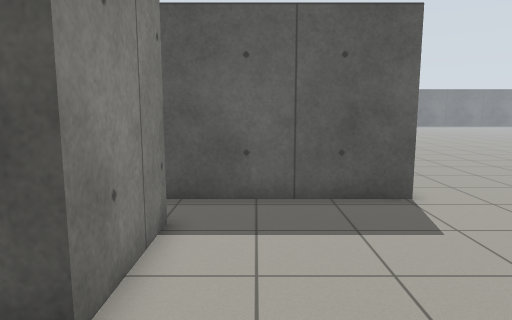
View 1 (above)

20 first-person views from a walk through a world built for the Gazebo simulator. The camera is 1.2 m above the floor, tilts 8° down and sees 70° across. The floor is counted in squares, 0.5 m on a side. Each view is taken from the middle of a square. On the plan, view 1 faces up. The plan holds only what a view shows up to about 20 squares ahead; the rest is blank. The place goes on beyond the plan.

View 2
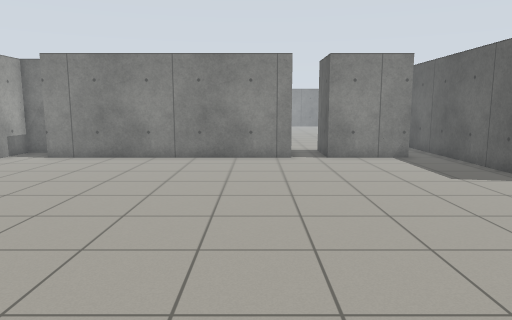

View 3
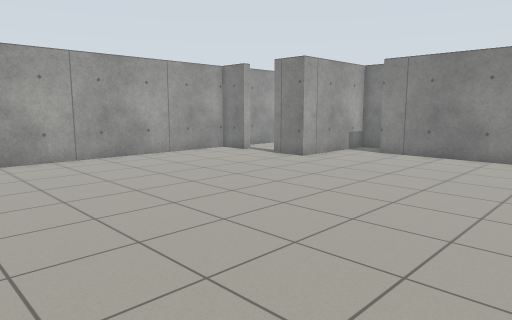

View 4
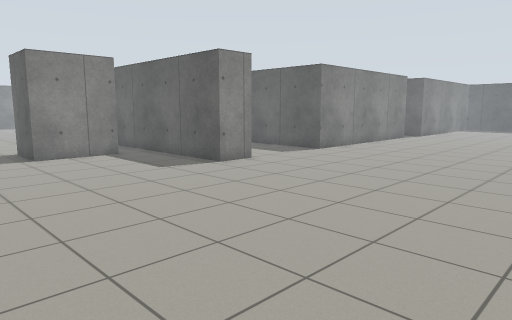

View 5
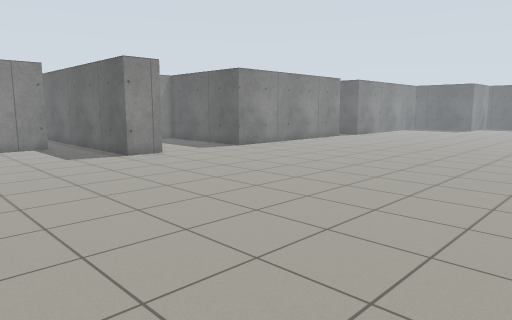

View 6
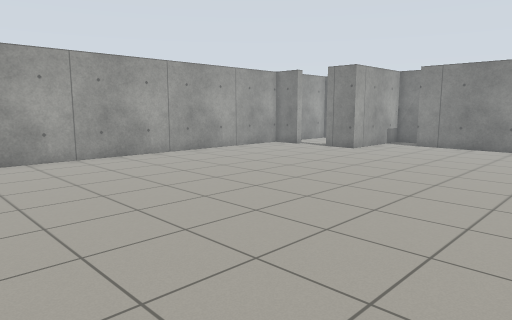

View 7
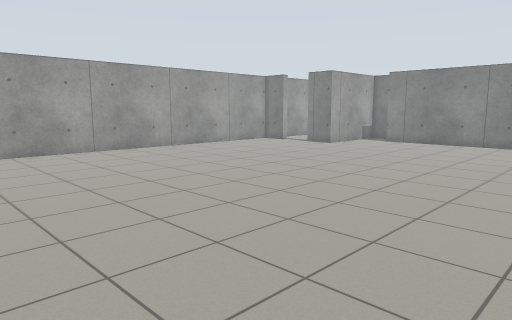

View 8
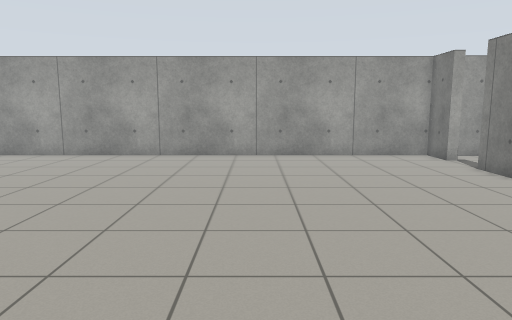

View 9
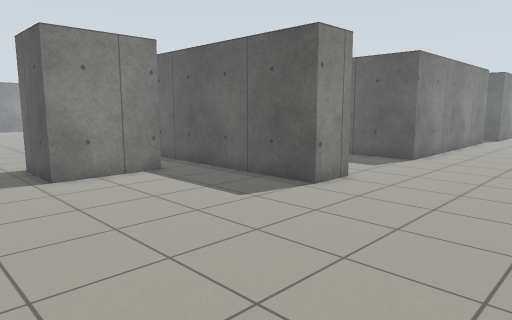

View 10
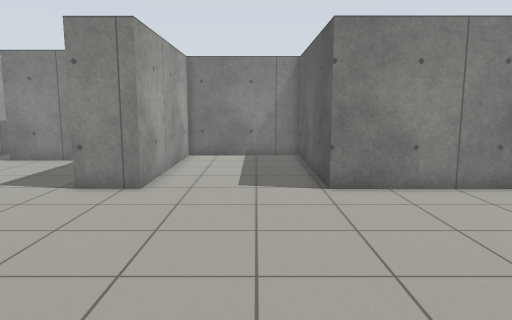

View 11
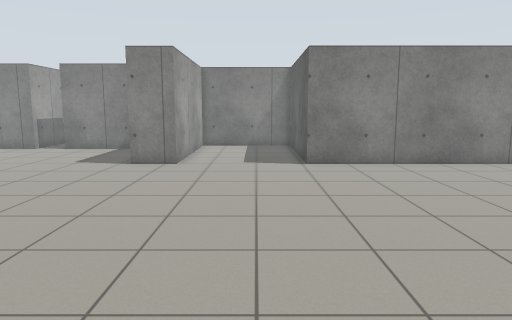

View 12
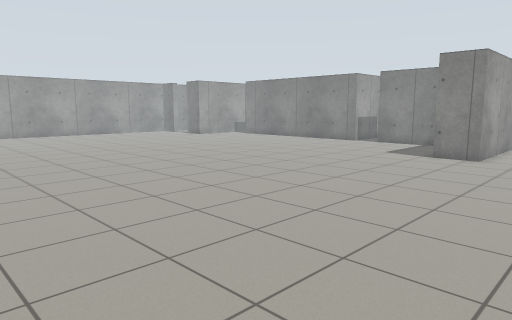

View 13
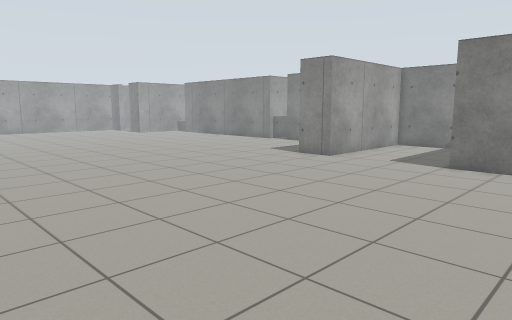

View 14
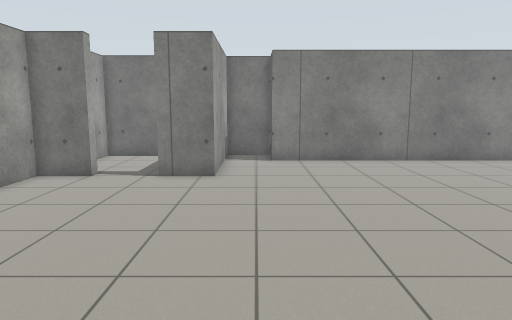

View 15
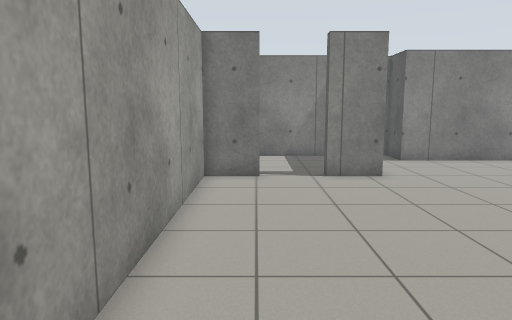

View 16
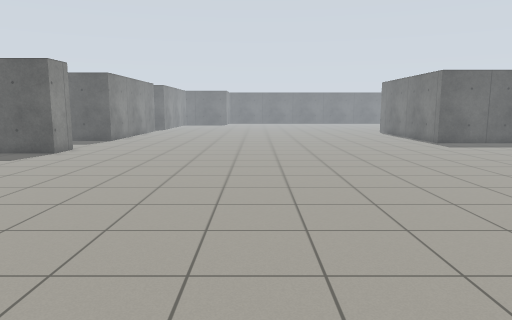

View 17
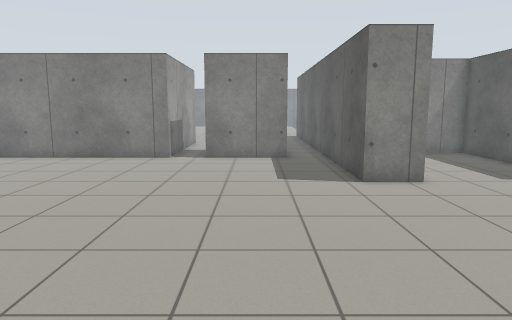

View 18
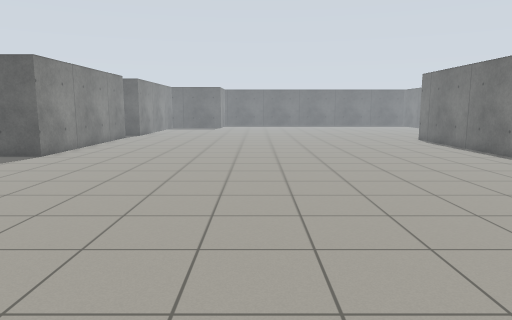

View 19
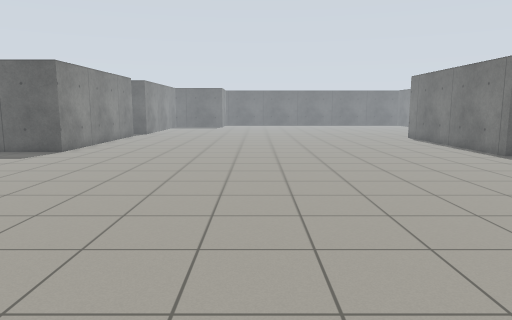

View 20
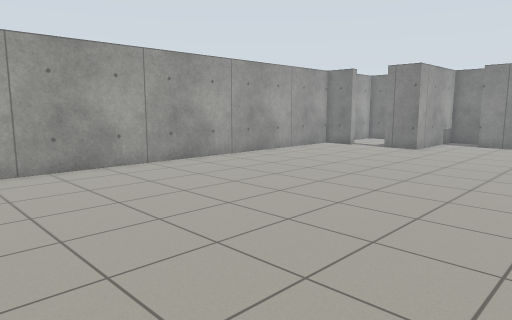

### Floor plan
Points are (right, up) in squares from view 1. A wall is a line through its corners. A room is listed if a view was taken in it or the views show most of it. See-through windows are left out.
Room 1 (views 1, 2, 3, 4, 5, 6, 7, 8, 9, 10, 11, 12, 13, 14, 15, 16, 17, 18, 19, 20)
walls: (-1.9, 7.6) (-1.9, 3.5) (-4.5, 3.5); (-4.5, 1.8) (-1.9, 1.8) (-1.9, -10.2) (-3.8, -10.2) (-3.8, -12.5) (2.1, -12.5) (2.1, -14.5); (2.1, -16.9) (2.1, -18.8) (24.4, -18.8); (4.2, 22.5) (4.2, 17.2) (-3.8, 17.2) (-3.8, 11.5) (4.2, 11.5) (4.2, 9.5) (-4.5, 9.5)
ways out: opening at (2, -15.5) to room 2
Room 2 (no view inside)
walls: (-0.5, -18.6) (0.7, -18.6); (1.5, -16.9) (2.1, -16.9); (2.1, -14.5) (1.5, -14.5); (-3.6, -13.4) (-3.6, -18.6) (-2.3, -18.6)
ways out: opening at (2, -15.5) to room 1

Positions as (right, up) in squares from view 1, and headings:
1: (0, 0), facing up
2: (16, 0), facing left
3: (17, -1), facing down-left
4: (17, -1), facing up-left
5: (22, 1), facing up-left
6: (22, -1), facing down-left
7: (24, 2), facing down-left
8: (11, 0), facing down
9: (11, 0), facing up-left
10: (15, 15), facing left
11: (20, 15), facing left
12: (23, 16), facing down-left
13: (20, 22), facing down-left
14: (15, -11), facing left
15: (15, -17), facing left
16: (15, -10), facing up
17: (16, 6), facing left
18: (15, -1), facing up
19: (15, -3), facing up
20: (24, -4), facing down-left
